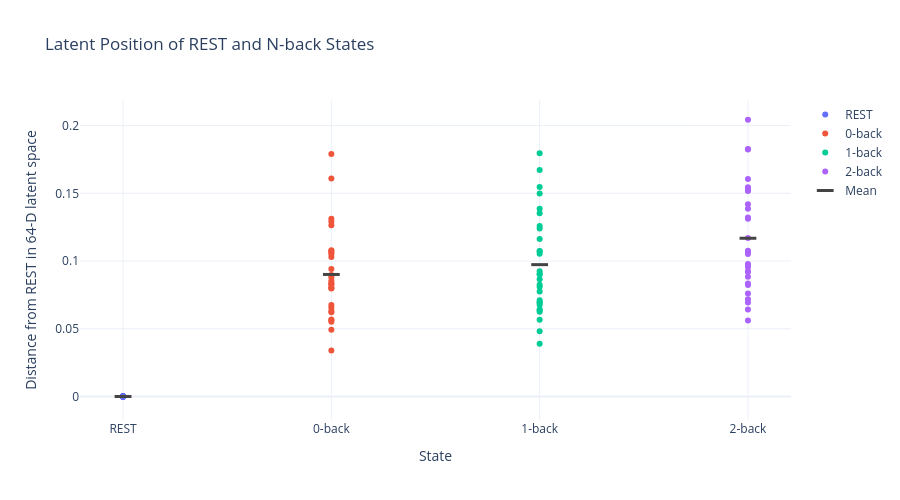

The notebook cell saved with this chart:
### Code cell
# ============================================================
# 7A. REST AND N-BACK LATENT DISTANCES — PLOTLY
# ============================================================

plot_df = pd.DataFrame({
    "State": (
        ["REST"] * len(rest_df)
        + ["0-back"] * len(rest_df)
        + ["1-back"] * len(rest_df)
        + ["2-back"] * len(rest_df)
    ),
    "Distance": (
        [0.0] * len(rest_df)
        + rest_df["d_REST_0B"].tolist()
        + rest_df["d_REST_1B"].tolist()
        + rest_df["d_REST_2B"].tolist()
    ),
    "Subject": (
        rest_df["subject"].tolist() * 4
    )
})

fig = go.Figure()

states = ["REST", "0-back", "1-back", "2-back"]

for state in states:
    subset = plot_df[plot_df["State"] == state]

    fig.add_trace(
        go.Scatter(
            x=subset["State"],
            y=subset["Distance"],
            mode="markers",
            name=state,
            customdata=subset["Subject"],
            hovertemplate=(
                "State: %{x}<br>"
                "Subject: %{customdata}<br>"
                "Distance from REST: %{y:.3f}"
                "<extra></extra>"
            )
        )
    )

# Mean markers
means = [
    0.0,
    rest_df["d_REST_0B"].mean(),
    rest_df["d_REST_1B"].mean(),
    rest_df["d_REST_2B"].mean()
]

fig.add_trace(
    go.Scatter(
        x=states,
        y=means,
        mode="markers",
        name="Mean",
        marker=dict(
            size=12,
            symbol="line-ew",
            line=dict(width=3)
        ),
        hovertemplate=(
            "State: %{x}<br>"
            "Mean distance: %{y:.3f}"
            "<extra></extra>"
        )
    )
)

fig.update_layout(
    title="Latent Position of REST and N-back States",
    xaxis=dict(
        title="State",
        categoryorder="array",
        categoryarray=states
    ),
    yaxis=dict(
        title="Distance from REST in 64-D latent space"
    ),
    template="plotly_white",
    height=500,
    width=900,
    hovermode="closest"
)

fig.show()
fig.write_image("rest_nback_latent_distances.pdf")

### Figure 1 — Plotly figure (JSON) as saved in the notebook; plotly's stock layout.template omitted (floating-point values rounded to 4 significant figures)
{"data": [{"customdata": [1, 2, 3, 4, 5, 6, 7, 8, 9, 10, 11, 12, 13, 14, 15, 16, 17, 18, 19, 20, 21, 22, 23, 24, 25, 26, 27, 28, 29], "hovertemplate": "State: %{x}<br>Subject: %{customdata}<br>Distance from REST: %{y:.3f}<extra></extra>", "mode": "markers", "name": "REST", "type": "scatter", "x": ["REST", "REST", "REST", "REST", "REST", "REST", "REST", "REST", "REST", "REST", "REST", "REST", "REST", "REST", "REST", "REST", "REST", "REST", "REST", "REST", "REST", "REST", "REST", "REST", "REST", "REST", "REST", "REST", "REST"], "y": [0.0, 0.0, 0.0, 0.0, 0.0, 0.0, 0.0, 0.0, 0.0, 0.0, 0.0, 0.0, 0.0, 0.0, 0.0, 0.0, 0.0, 0.0, 0.0, 0.0, 0.0, 0.0, 0.0, 0.0, 0.0, 0.0, 0.0, 0.0, 0.0]}, {"customdata": [1, 2, 3, 4, 5, 6, 7, 8, 9, 10, 11, 12, 13, 14, 15, 16, 17, 18, 19, 20, 21, 22, 23, 24, 25, 26, 27, 28, 29], "hovertemplate": "State: %{x}<br>Subject: %{customdata}<br>Distance from REST: %{y:.3f}<extra></extra>", "mode": "markers", "name": "0-back", "type": "scatter", "x": ["0-back", "0-back", "0-back", "0-back", "0-back", "0-back", "0-back", "0-back", "0-back", "0-back", "0-back", "0-back", "0-back", "0-back", "0-back", "0-back", "0-back", "0-back", "0-back", "0-back", "0-back", "0-back", "0-back", "0-back", "0-back", "0-back", "0-back", "0-back", "0-back"], "y": [0.06757, 0.08015, 0.1609, 0.05622, 0.08963, 0.04924, 0.08309, 0.1312, 0.08379, 0.08032, 0.05675, 0.1791, 0.1031, 0.1063, 0.09407, 0.03387, 0.08797, 0.1052, 0.07964, 0.129, 0.06219, 0.1264, 0.08251, 0.1075, 0.05526, 0.08551, 0.1079, 0.06316, 0.06551]}, {"customdata": [1, 2, 3, 4, 5, 6, 7, 8, 9, 10, 11, 12, 13, 14, 15, 16, 17, 18, 19, 20, 21, 22, 23, 24, 25, 26, 27, 28, 29], "hovertemplate": "State: %{x}<br>Subject: %{customdata}<br>Distance from REST: %{y:.3f}<extra></extra>", "mode": "markers", "name": "1-back", "type": "scatter", "x": ["1-back", "1-back", "1-back", "1-back", "1-back", "1-back", "1-back", "1-back", "1-back", "1-back", "1-back", "1-back", "1-back", "1-back", "1-back", "1-back", "1-back", "1-back", "1-back", "1-back", "1-back", "1-back", "1-back", "1-back", "1-back", "1-back", "1-back", "1-back", "1-back"], "y": [0.06258, 0.07756, 0.1671, 0.06392, 0.09244, 0.06945, 0.08246, 0.1353, 0.08648, 0.0902, 0.05663, 0.1796, 0.1072, 0.1054, 0.1163, 0.03888, 0.09042, 0.124, 0.06756, 0.1259, 0.07097, 0.1386, 0.08093, 0.1498, 0.04813, 0.1073, 0.1546, 0.06398, 0.06929]}, {"customdata": [1, 2, 3, 4, 5, 6, 7, 8, 9, 10, 11, 12, 13, 14, 15, 16, 17, 18, 19, 20, 21, 22, 23, 24, 25, 26, 27, 28, 29], "hovertemplate": "State: %{x}<br>Subject: %{customdata}<br>Distance from REST: %{y:.3f}<extra></extra>", "mode": "markers", "name": "2-back", "type": "scatter", "x": ["2-back", "2-back", "2-back", "2-back", "2-back", "2-back", "2-back", "2-back", "2-back", "2-back", "2-back", "2-back", "2-back", "2-back", "2-back", "2-back", "2-back", "2-back", "2-back", "2-back", "2-back", "2-back", "2-back", "2-back", "2-back", "2-back", "2-back", "2-back", "2-back"], "y": [0.05606, 0.1545, 0.1826, 0.07172, 0.09704, 0.1076, 0.08228, 0.152, 0.09219, 0.1386, 0.08849, 0.1823, 0.1069, 0.1053, 0.1419, 0.1171, 0.09775, 0.1321, 0.08345, 0.1313, 0.09204, 0.1606, 0.09561, 0.1527, 0.07597, 0.1519, 0.2043, 0.06416, 0.06945]}, {"hovertemplate": "State: %{x}<br>Mean distance: %{y:.3f}<extra></extra>", "marker": {"line": {"width": 3}, "size": 12, "symbol": "line-ew"}, "mode": "markers", "name": "Mean", "type": "scatter", "x": ["REST", "0-back", "1-back", "2-back"], "y": [0, 0.0901, 0.09735, 0.1168]}], "layout": {"height": 500, "hovermode": "closest", "title": {"text": "Latent Position of REST and N-back States"}, "width": 900, "xaxis": {"categoryarray": ["REST", "0-back", "1-back", "2-back"], "categoryorder": "array", "title": {"text": "State"}}, "yaxis": {"title": {"text": "Distance from REST in 64-D latent space"}}}}
